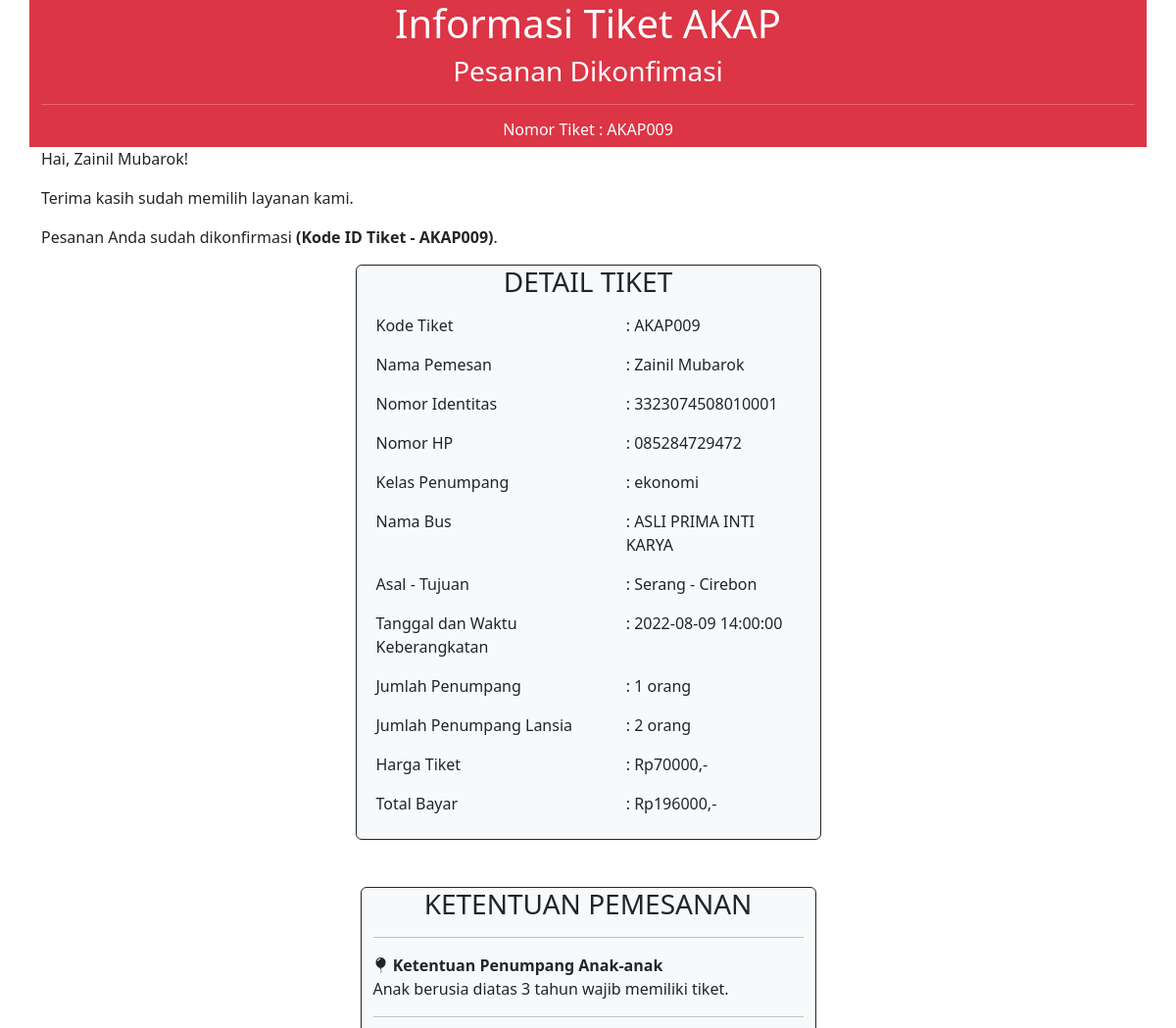
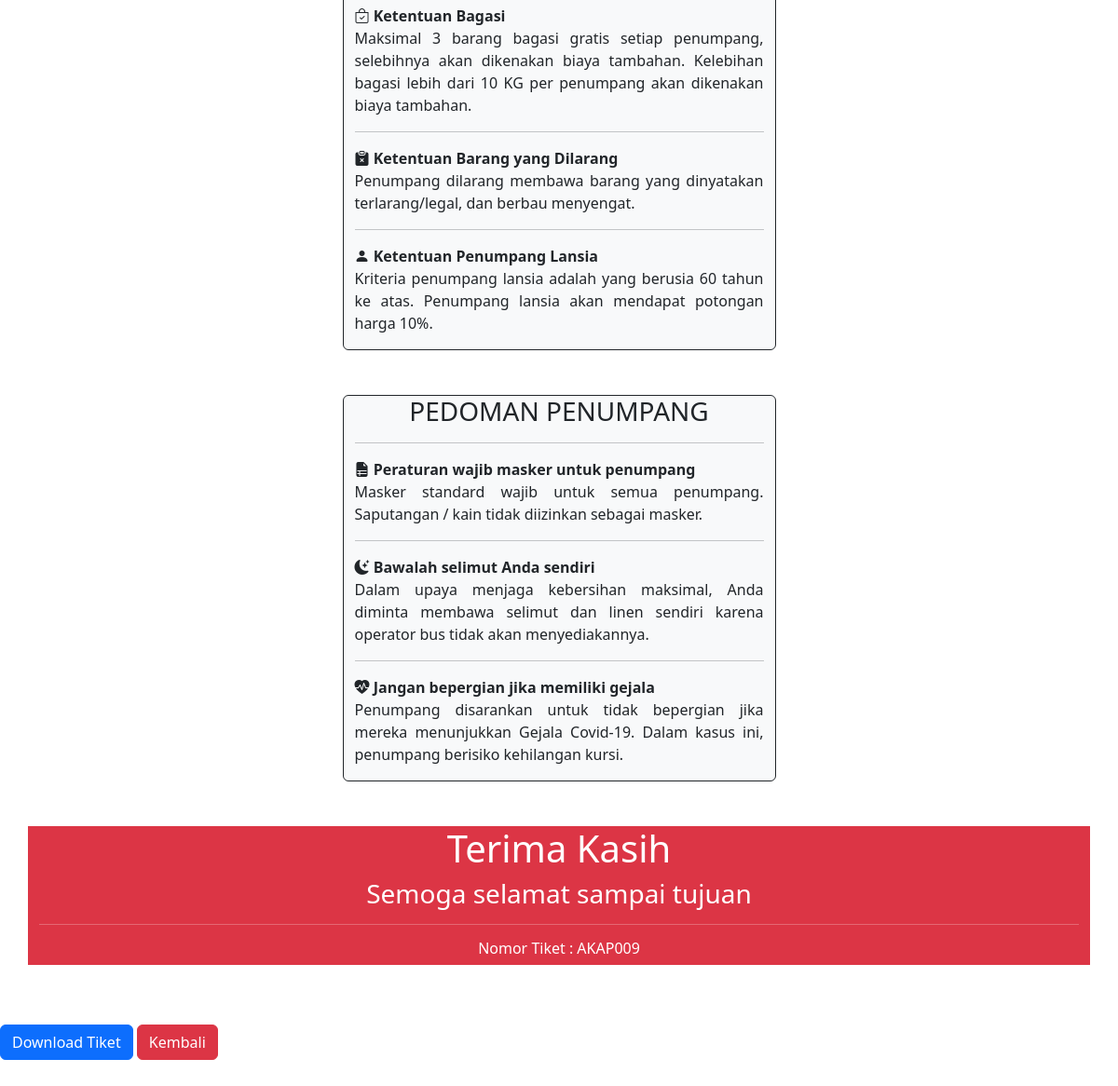
Screenshot of /tiket.php with the database file from the repository (2 pictures, top to bottom).
### tables this page shows
CREATE TABLE `pesanan` (
  `hp` varchar(15) NOT NULL,
  `kelas` varchar(50) NOT NULL,
  `tanggal` date NOT NULL,
  `jumlah_penumpang` int(11) NOT NULL,
  `jumlah_penumpang_lansia` int(11) NOT NULL,
  `harga_tiket` decimal(10,0) NOT NULL,
  `total_bayar` decimal(10,0) NOT NULL,
  `pemesan` varchar(50) DEFAULT NULL,
  `nik` varchar(16) DEFAULT NULL,
  `id` int(6) UNSIGNED NOT NULL
);

CREATE TABLE `kelas` (
  `id` int(11) NOT NULL,
  `nama` varchar(50) NOT NULL,
  `gambar` varchar(50) NOT NULL,
  `harga` decimal(10,0) NOT NULL,
  `kursi` int(11) DEFAULT NULL,
  `tanggal` date DEFAULT NULL,
  `jam` time DEFAULT NULL,
  `asal` varchar(50) DEFAULT NULL,
  `tujuan` varchar(50) DEFAULT NULL,
  `kelas` varchar(50) DEFAULT NULL,
  `fasilitas` varchar(200) DEFAULT NULL
);

### tiket.php (the view, shortened to what this page needs)
<!DOCTYPE html>
<html lang="en">
<head>
    <link href="https://cdn.jsdelivr.net/npm/bootstrap@5.2.0/dist/css/bootstrap.min.css" rel="stylesheet">
    <link rel="stylesheet" href="https://cdn.jsdelivr.net/npm/bootstrap-icons@1.9.1/font/bootstrap-icons.css">
    <link rel="stylesheet" href="css/tiket.php">
</head>
<body>
    <?php
    include 'database.php';
    ?>
    <?php
    $query = mysqli_query($conn, "SELECT * FROM `pesanan` ORDER BY `id` DESC LIMIT 1");
    $data_ticket = mysqli_fetch_array($query);
    $kelas_id =  $data_ticket['kelas'];
    $query2 = mysqli_query($conn, "SELECT * FROM `kelas` WHERE `id` = $kelas_id");
    $kelas_dipilih = mysqli_fetch_array($query2);
    ?>
    <div class="container">
        <div class="row justify-content-md-center">
            <div class="col-lg bg-danger text-white text-center">
                <h1>Informasi Tiket AKAP</h1>
                <h3>Pesanan Dikonfimasi</h3>
                <hr />
                <h6>Nomor Tiket : AKAP00<?= $data_ticket['id']; ?></h6>
            </div>
            <div>
                <p> Hai, <?= $data_ticket['pemesan']; ?>!</p>
                <p>Terima kasih sudah memilih layanan kami.</p>
                <p> Pesanan Anda sudah dikonfirmasi <b>(Kode ID Tiket - AKAP00<?= $data_ticket['id']; ?>)</b>.</p>
            </div>
            <div class="col-md-5 bg-light border border-dark rounded">
                <h3 style="text-align: center;">DETAIL TIKET</h3>
                <table class="table table-borderless">
                    <tr>
                        <td>Kode Tiket </td>
                        <td>: AKAP00<?= $data_ticket['id']; ?> </td>
                    </tr>
                    <tr>
                        <td>Nama Pemesan </td>
                        <td>: <?= $data_ticket['pemesan']; ?> </td>
                    </tr>
                    <tr>
                        <td>Nomor Identitas </td>
                        <td>: <?= $data_ticket['nik']; ?> </td>
                    </tr>
                    <tr>
                        <td>Nomor HP </td>
                        <td>: <?= $data_ticket['hp']; ?></td>
                    </tr>
                    <tr>
                        <td>Kelas Penumpang </td>
                        <td>: <?= $kelas_dipilih['kelas']; ?> </td>
                    </tr>
                    <tr>
                        <td>Nama Bus </td>
                        <td>: <?= $kelas_dipilih['nama']; ?> </td>
                    </tr>
                    <tr>
                        <td>Asal - Tujuan </td>
                        <td>: <?= $kelas_dipilih['asal']; ?> - <?= $kelas_dipilih['tujuan']; ?></td>
                    </tr>
                    <tr>
                        <td>Tanggal dan Waktu Keberangkatan </td>
                        <td>: <?= $kelas_dipilih['tanggal']; ?> <?= $kelas_dipilih['jam']; ?></td>
                    </tr>
                    <tr>
                        <td>Jumlah Penumpang </td>
                        <td>: <?= $data_ticket['jumlah_penumpang']; ?> orang</td>
                    </tr>
                    <tr>
                        <td>Jumlah Penumpang Lansia</td>
                        <td>: <?= $data_ticket['jumlah_penumpang_lansia']; ?> orang</td>
                    </tr>
                    <tr>
                        <td>Harga Tiket </td>
                        <td>: Rp<?= $data_ticket['harga_tiket']; ?>,- </td>
                    </tr>
                    <tr>
                        <td>Total Bayar </td>
                        <td>: Rp<?= $data_ticket['total_bayar']; ?>,- </td>
                    </tr>
                </table>
            </div>
            <div class="row justify-content-md-center mt-5">
                <div class="col-md-5 bg-light border border-dark rounded ">
                    <h3 style="text-align: center;">KETENTUAN PEMESANAN</h3>
                    <hr>
                    <b><i class="bi bi-balloon-fill"></i> Ketentuan Penumpang Anak-anak</b>
                    <p style="text-align: justify;">Anak berusia diatas 3 tahun wajib memiliki tiket.</p>
                    <hr>
                    <b><i class="bi bi-bag-check"></i> Ketentuan Bagasi</b>
                    <p style="text-align: justify;">Maksimal 3 barang bagasi gratis setiap penumpang, selebihnya akan dikenakan biaya tambahan. Kelebihan bagasi lebih dari 10 KG per penumpang akan dikenakan biaya tambahan.</p>
                    <hr>
                    <b><i class="bi bi-clipboard-x-fill"></i> Ketentuan Barang yang Dilarang </b>
                    <p style="text-align: justify;">Penumpang dilarang membawa barang yang dinyatakan terlarang/legal, dan berbau menyengat.</p>
                    <hr>
                    <b><i class="bi bi-person-fill"></i> Ketentuan Penumpang Lansia</b>
                    <p style="text-align: justify;">Kriteria penumpang lansia adalah yang berusia 60 tahun ke atas. Penumpang lansia akan mendapat potongan harga 10%.</p>
                </div>
            </div>
            <div class="row justify-content-md-center mt-5">
                <div class="col-md-5 bg-light border border-dark rounded ">
                    <h3 style="text-align: center;">PEDOMAN PENUMPANG</h3>
                    <hr>
                    <b><i class="bi bi-file-earmark-ruled-fill"></i> Peraturan wajib masker untuk penumpang</b>
                    <p style="text-align: justify;">Masker standard wajib untuk semua penumpang. Saputangan / kain tidak diizinkan sebagai masker.</p>
                    <hr>
                    <b><i class="bi bi-moon-stars-fill"></i> Bawalah selimut Anda sendiri</b>
                    <p style="text-align: justify;">Dalam upaya menjaga kebersihan maksimal, Anda diminta membawa selimut dan linen sendiri karena operator bus tidak akan menyediakannya.</p>
                    <hr>
                    <b><i class="bi bi-heart-pulse-fill"></i> Jangan bepergian jika memiliki gejala </b>
                    <p style="text-align: justify;">Penumpang disarankan untuk tidak bepergian jika mereka menunjukkan Gejala Covid-19. Dalam kasus ini, penumpang berisiko kehilangan kursi.</p>
                </div>
            </div>
            <div class="col-lg bg-danger text-white text-center mt-5 mb-5">
                <h1>Terima Kasih</h1>
                <h3>Semoga selamat sampai tujuan</h3>
                <hr />
                <h6>Nomor Tiket : AKAP00<?= $data_ticket['id']; ?></h6>
            </div>
        </div>
    </div>
    <div id="button" class="button mt-3 mb-5">
        <button class="btn btn-primary" onclick="window.print()">Download Tiket</button>
        <a class="btn btn-danger" href="index.php">Kembali</a>
    </div>
</body>
</html>

### rows the page displays
pesanan: id "9", pemesan "Zainil Mubarok", nik "3323074508010001", hp "085284729472", jumlah_penumpang "1", jumlah_penumpang_lansia "2", harga_tiket "70000", total_bayar "196000"
kelas: kelas "ekonomi", nama "ASLI PRIMA INTI KARYA", asal "Serang", tujuan "Cirebon", tanggal "2022-08-09", jam "14:00:00"
